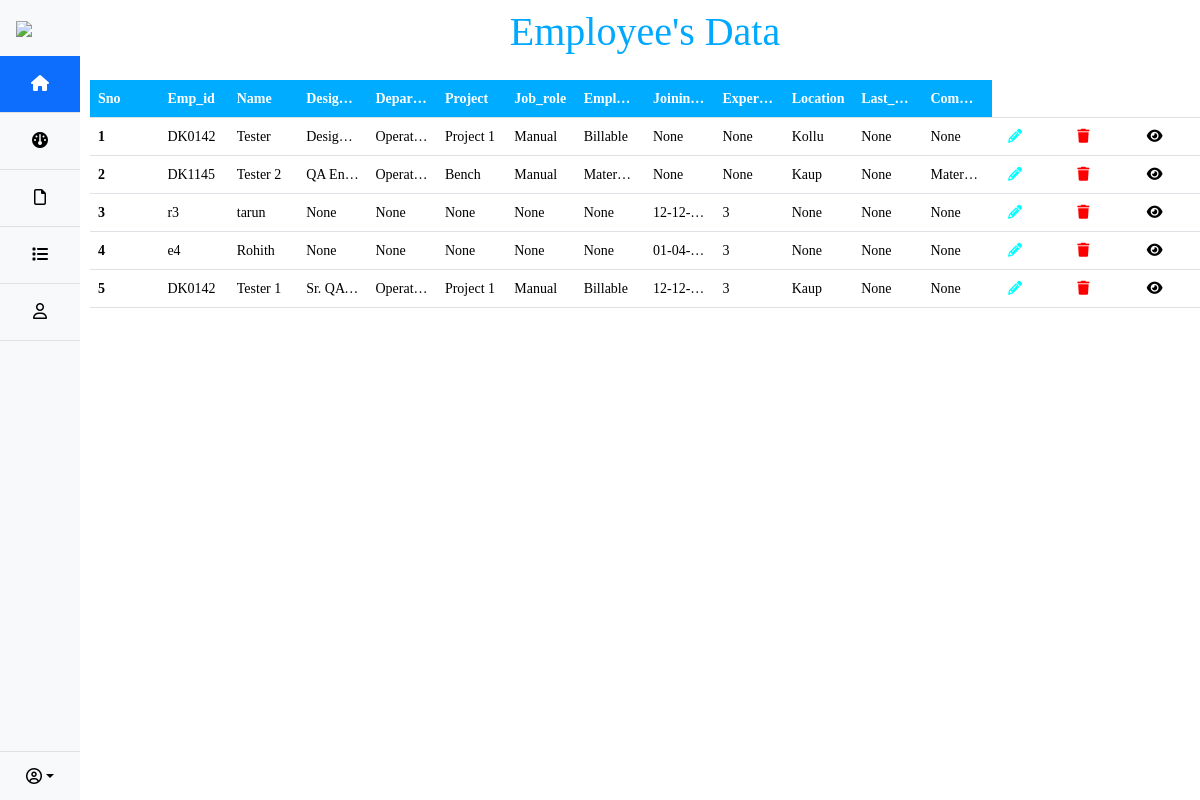
The app's page /employee_data, older data.
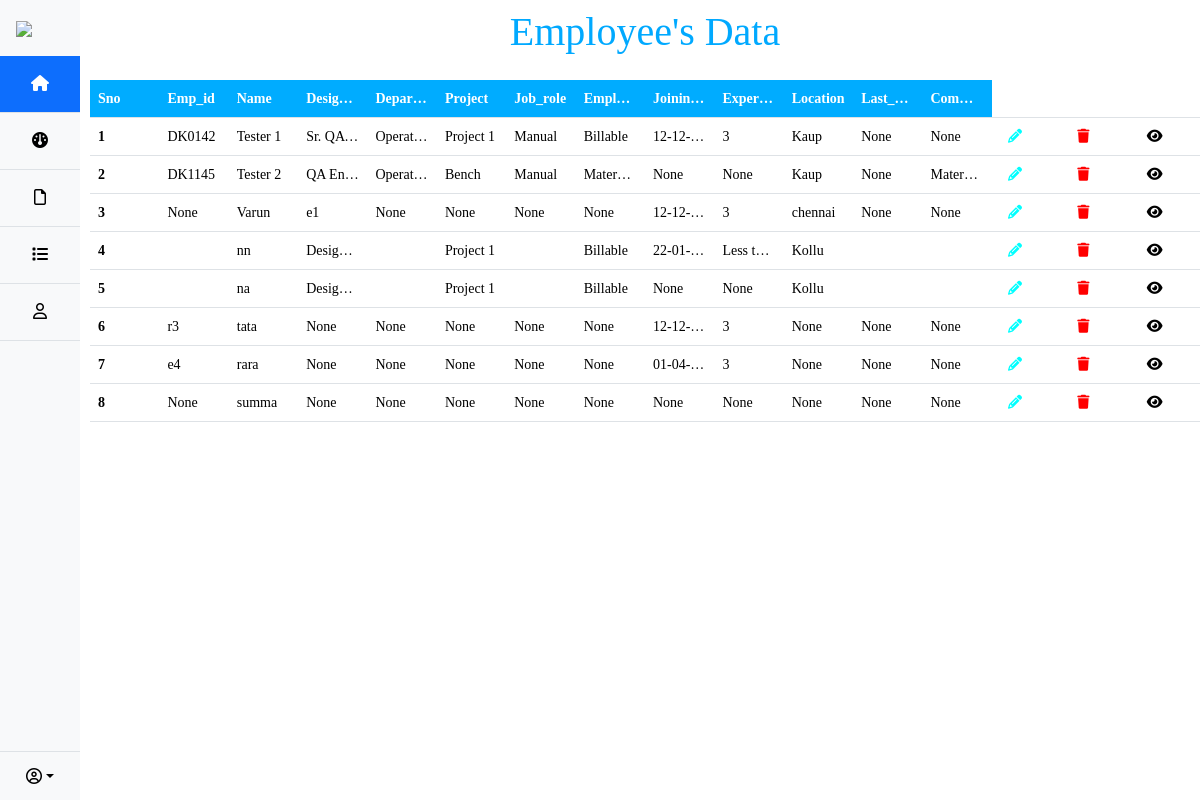
The same page, newer data.
### app.py (models this page shows)
class Employee(db.Model):
    Sno = db.Column(db.Integer, primary_key=True, autoincrement=True)
    Emp_id = db.Column(db.String(500))
    Name = db.Column(db.String(500))
    Designation = db.Column(db.String(500))
    Department = db.Column(db.String(500))
    Project = db.Column(db.String(500))
    Job_role = db.Column(db.String(500))
    Employment_status = db.Column(db.String(500))
    Joining_date = db.Column(db.String(500))
    Experience = db.Column(db.String(500))
    Location = db.Column(db.String(500))
    Last_promoted = db.Column(db.String(500))
    Comments = db.Column(db.String(500))
    employee_status=db.Column(db.String(500))

### app.py (the view)
@app.route("/employee_data")
def employeeData():
    data=Employee.query.all()
    return render_template("employee_data.html",data=data)

### app.py (called while the page is built)
@app.context_processor
def inject_total_employees():
    total_employees,active_employees,resigned_employees,total_resumes,hr_selected,current_year_count, last_year_count,Chennai_employees_count,kollu_employees_count,kaup_employees_count,tn_palyam_count=dashboard_function()
    return dict(total_employees=total_employees,active_employees=active_employees,resigned_employees=resigned_employees,total_resumes=total_resumes,hr_selected=hr_selected,current_year_count=current_year_count, last_year_count=last_year_count,Chennai_employees_count=Chennai_employees_count,kollu_employees_count=kollu_employees_count,kaup_employees_count=kaup_employees_count,tn_palyam_count=tn_palyam_count)

### templates/employee_data.html (shortened to what this page needs)
<!DOCTYPE html>
<html lang="en">
<head>
    <link href="https://cdn.jsdelivr.net/npm/bootstrap@5.3.2/dist/css/bootstrap.min.css" rel="stylesheet">
    <link rel="stylesheet" href="{{ url_for('static', filename='employee.css') }}">
    <link rel="stylesheet" href="https://cdnjs.cloudflare.com/ajax/libs/font-awesome/6.5.1/css/all.min.css">
    <link rel="stylesheet" href="{{ url_for('static', filename='view.css') }}">
</head>
<body>
    <div class="first_div" >
        {%include 'sidemenu.html'%}
        <div style="margin-left:90px ;">
            <h1 class="title my-2"><center>Employee's Data</center></h1>
            <div class="table my-4">
                <table class="table highlighted_row">
                  <thead>
                    <tr>
                      <th scope="col" class="table_header">Sno</th>
                      <th scope="col" class="table_header" >Emp_id</th>
                      <th scope="col" class="table_header">Name</th>
                      <th scope="col" class="table_header">Designation</th>
                      <th scope="col" class="table_header">Department</th>
                      <th scope="col" class="table_header">Project</th>
                      <th scope="col" class="table_header">Job_role</th>
                      <th scope="col" class="table_header">Employment_status</th>
                      <th scope="col" class="table_header">Joining_date</th>
                      <th scope="col" class="table_header">Experience</th>
                      <th scope="col" class="table_header">Location</th>
                      <th scope="col" class="table_header">Last_promoted</th>
                      <th scope="col" class="table_header">Comments</th>
                    </tr>
                  </thead>
                  <tbody>
                    {% for employee in data %}
                    <tr {% if employee.employee_status == 'resigned' %}style="background-color: red;"{% endif %}>
                      <th scope="row" >{{loop.index}}</th>
                      <td class="emp_id" class="table-primary">{{employee.Emp_id}}</td>
                      <td id="Name">{{employee.Name}}</td>
                      <td id="Designation">{{employee.Designation}}</td>
                      <td>{{employee.Department}}</td>
                      <td id="Project">{{employee.Project}}</td>
                      <td>{{employee.Job_role}}</td>
                      <td id="employment_status">{{employee.Employment_status}}</td>
                      <td id="joining_date">{{employee.Joining_date}}</td>
                      <td>{{employee.Experience}}</td>
                      <td id="employee_location">{{employee.Location }}</td>
                      <td>{{employee.Last_promoted }}</td>
                      <td>{{employee.Comments}}</td>
                      <td><a class="icon-1" href="/update/{{employee.Sno}}"><i class="fa-solid fa-pencil mx-2"></i></a></td>
                      <td><a href="/delete/{{employee.Sno}}"><i class="fa-solid fa-trash mx-2"></i></a></td>
                      <td><a class="icon-2" href="/view/{{employee.Sno}}"><i class="fa-solid fa-eye mx-2"></i></a></td>
                    </tr>
                    {% endfor %}
                  </tbody>
                </table>
              </div>
        </div>
</body>
</html>

Row changes from the older to the newer data that the page shows:
changed Employee "DK0142": Name "Tester" → "Tester 1"; Designation "Desig…" → "Sr. QA…"; Joining_date "None" → "12-12-…"; Experience "None" → "3"; Location "Kollu" → "Kaup"
changed Employee: Emp_id "r3" → "None"; Name "tarun" → "Varun"; Designation "None" → "e1"; Location "None" → "chennai"
changed Employee: Name "Rohith" → "nn"; Designation "None" → "Desig…"; Project "None" → "Project 1"; Employment_status "None" → "Billable"; Joining_date "01-04-…" → "22-01-…"; Experience "3" → "Less t…"; Location "None" → "Kollu"; Emp_id "e4" → (not shown); Department "None" → (not shown); Job_role "None" → (not shown); Last_promoted "None" → (not shown); Comments "None" → (not shown)
changed Employee (number 5 of 8 on the later page): Name "Tester 1" → "na"; Designation "Sr. QA…" → "Desig…"; Joining_date "12-12-…" → "None"; Experience "3" → "None"; Location "Kaup" → "Kollu"; Emp_id "DK0142" → (not shown); Department "Operat…" → (not shown); Job_role "Manual" → (not shown); Last_promoted "None" → (not shown); Comments "None" → (not shown)
added Employee: Emp_id "r3", Name "tata", Designation "None", Department "None", Project "None", Job_role "None", Employment_status "None", Joining_date "12-12-…", Experience "3", Location "None", Last_promoted "None", Comments "None"
added Employee: Emp_id "e4", Name "rara", Designation "None", Department "None", Project "None", Job_role "None", Employment_status "None", Joining_date "01-04-…", Experience "3", Location "None", Last_promoted "None", Comments "None"
added Employee: Emp_id "None", Name "summa", Designation "None", Department "None", Project "None", Job_role "None", Employment_status "None", Joining_date "None", Experience "None", Location "None", Last_promoted "None", Comments "None"
